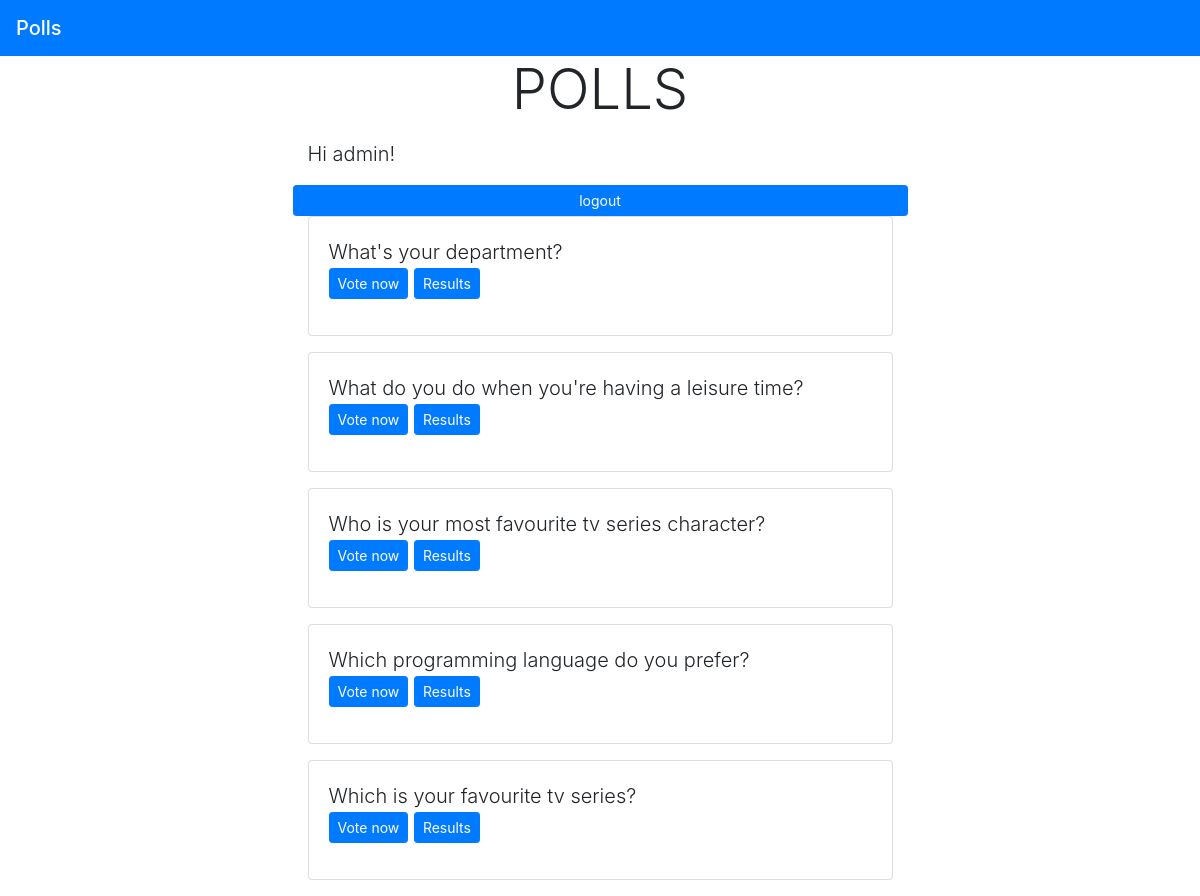
The page /polls/ (signed in) on the database its author committed.
### polls/models.py (models this page shows, shortened)
class Questions(models.Model):
    ques_text=models.CharField(max_length=200)
    pub_date=models.DateTimeField('Date published')

### polls/views.py (the view)
# urls.py: path('',views.index,name='index'),
def index(request):
    latest_ques_list=Questions.objects.order_by('-pub_date')[:5]
    context={'latest_ques_list':latest_ques_list}
    return render(request,'Polls/index.html',context)

### templates/Polls/index.html
{% extends 'Base.html' %}
{% block content %}
<h1 class="text-center display-4 mb-3">POLLS</h1>
{% if user.is_authenticated %}
    <p class="lead " >Hi {{ user.username }}!</p>
    <div class="row">
        <a href="{% url 'logout' %}" class="col-12 btn btn-primary btn-sm">logout</a>
    </div>
{% else %}
  <p>You are not logged in</p>
  <a href="{% url 'login' %}">login</a>
{% endif %}
    {% if latest_ques_list %}
        {% for question in latest_ques_list %}
            <div class="card mb-3">
                <div class="card-body">
                    <p class="lead">
                        {{ question.ques_text }}
                        <br>
                        <a href="{% url 'polls:detail' question.id %}"
                        class="btn btn-primary btn-sm">Vote now</a>
                        <a href="{% url 'polls:results' question.id %}"
                        class="btn btn-primary btn-sm">Results</a>
                    </p>
                </div>
            </div>
        {% endfor %}
    {% else %}
        <p>No polls available</p>
    {% endif %}
{% endblock %}

### rows shown on the page
Questions: ques_text "What's your department?"
Questions: ques_text "What do you do when you're having a leisure time?"
Questions: ques_text "Who is your most favourite tv series character?"
Questions: ques_text "Which programming language do you prefer?"
Questions: ques_text "Which is your favourite tv series?"

### other values the page prints
{{ user.username }} "admin"
